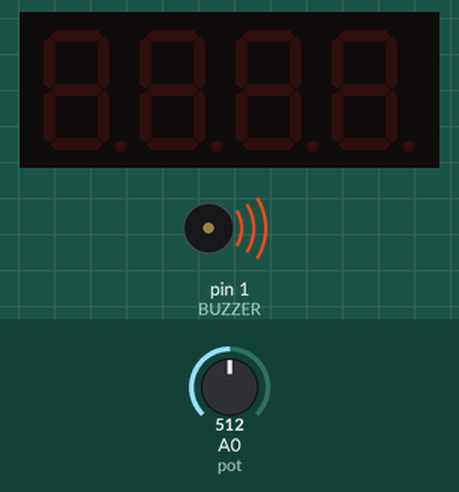
Recording of a sketch running on a simulated Arduino Uno, built with avr-gcc and run on an emulated ATmega328P. Shown: 4-digit seven-segment display, buzzer (waves = sounding). Wiring (from diagram.json): 4-digit 7-segment display, segments lit when HIGH: segments pin 13, pin 12, pin 11, pin 10, pin 9, pin 8, pin 7, pin 2; digit selects pin 3, pin 4, pin 5, pin 6. The test bench sets the inputs (shaded band); at power-on: A0 (pot) = 512. The segment pins are drawn as the display they are named for; what the sketch prints to the serial monitor is not drawn.

Above: at 1.2 s.
1.3 s: A0 (pot) set to 0
At 2.5 s:
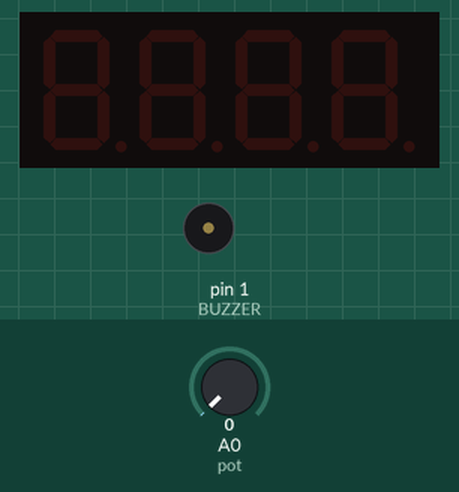
2.8 s: A0 (pot) set to 18
At 3.3 s:
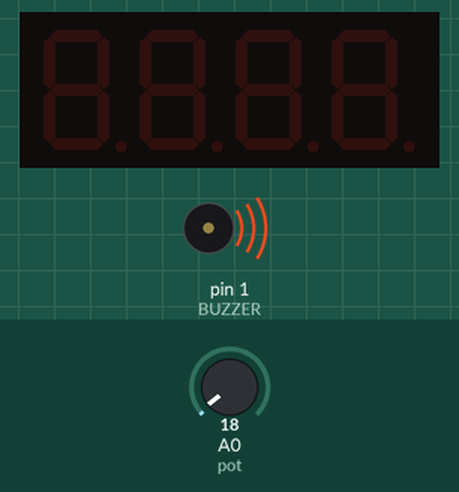
Timing chart, 0 to 5.8 s (numbered marks = the images above; inputs shaded):
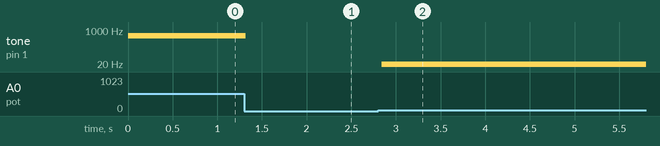

The sketch:

sketch.ino
```cpp
#define pot 0
#define BUZZER 1

int D1=3;
int D2=4;
int D3=5;
int D4=6;
int A=13;
int B=12;
int C=11;
int D=10;
int E=9;
int F=8;
int G=7;
int DP=2;
int digitpins[]={D1,D2,D3,D4};
int segmentpins[]={A,B,C,D,E,F,G,DP}; //g,f,e,d,c,b,a,dp
const String digits[]={"11111100","01100000","11011010","11110010", "01100110","10110110","10111110",
"11100000","11111110","11110110","1100111", "1110111", "1111100", "0111001", "1011110","1111001","1110001"};
//#define LEN(x) sizeof(x)/sizeof(x[0])
int lenDigitpins=4;
int lenSegmentpins=7;
int counter = 0;
int displaydigits[]={1,2,3,4};


void setup() {
  pinMode(BUZZER, OUTPUT); // пин со светодиодом — выход
  pinMode(pot, INPUT); // пин с потенциометром - вход
    // put your setup code here, to run once:
  for (int i=0;i<4;i++) //LEN(digitpins
    {
      pinMode(digitpins[i],OUTPUT);
      digitalWrite(digitpins[i], LOW);
    }
  for (int i=0;i<8;i++) //LEN(segmentpins
    pinMode(segmentpins[i],OUTPUT);
  Serial.begin(9600);
}

void clearScreen(){
for (int i=0;i<lenDigitpins;i++ )
  { digitalWrite(digitpins[i],LOW);
   for (int j=0;j<lenSegmentpins;j++)
    digitalWrite(segmentpins[j],LOW);
    digitalWrite(digitpins[i],HIGH);
  }
}
void printdigit(int pos, int i){
  //Serial.println(digits[i]);
  digitalWrite(digitpins[pos],LOW);
  for (int j=0; j<lenSegmentpins; j++){
      if (digits[i].charAt(j)=='1')
        digitalWrite(segmentpins[j],HIGH);
      else digitalWrite(segmentpins[j],LOW);
    }
  //digitalWrite(digitpins[pos],HIGH);
}

void test(){
    // put your main code here, to run repeatedly:
for (int i=0;i<lenDigitpins;i++ )
  { digitalWrite(digitpins[i],LOW);
   for (int j=0;j<lenSegmentpins;j++)
       digitalWrite(segmentpins[j],HIGH);
  }
}
void display2(int counter){
  String s=String("0000")+String(counter);
  s=s.substring(s.length()-4);
  int digit;
  Serial.println(s);
  for (int i=0; i<s.length();i++){
    digit=int(s.charAt(i))-48;
   displaydigits[i]= digit;
   Serial.print(i);
   Serial.print(" ");
   Serial.println(digit);
  }
   long int time=millis();
  while(millis()-time<2000)
  for (int i=0; i<4; i++){
  clearScreen();
  printdigit(i,displaydigits[i]);
  clearScreen();
  }
}

void display(int counter){

  int digit;
  int divider=0;
  clearScreen();
  for (int i=0;i<4;i++){
    divider=pow(10,(3-i));
    digit = counter % divider;
    counter -= digit*divider;
    clearScreen();
    displaydigits[i]= digit;
    //printdigit(i,digit);
   Serial.print(i);
   Serial.print(" ");
   Serial.println(digit);

  }
  long int time=millis();
  while(millis()-time<2000)
  for (int i=0; i<4; i++){
  printdigit(i,displaydigits[i]);
  clearScreen();
  }
}

void loop() {

  clearScreen();

// put your main code here, to run repeatedly:
  int val = (int)analogRead(pot);

  //int ValueToBuzzer = map(val/4,0,1023,0,255);
  //analogWrite(BUZZER,ValueToBuzzer);
  // analogWrite(BUZZER, 255);
  Serial.print(val);

  tone(BUZZER, val);
/*
for (int i=0; i<4; i++){
  printdigit(i,displaydigits[i]);
  clearScreen();
} */
/*
 clearScreen();
  // put your main code here, to run repeatedly:
  int dig_num = 3;
  for(int i = 10; i <= 10000; i *= 10){

    printdigit(dig_num, val % i);

  }
  */
  printdigit(3, val % 10);
  clearScreen();
  printdigit(2, val % 100 / 10);
  clearScreen();
  printdigit(1, val % 1000 / 100);
  clearScreen();
  printdigit(0, 1);
  clearScreen();
/*
delay(2000);
clearScreen();
delay(2000);
digitalWrite(G,HIGH);
delay(2000);

*/

delay(100);
}
```

Measured:
- after the input at 1.3 s, tone on pin 1 (BUZZER): 512 Hz → silent at once
- after the input at 2.8 s, tone on pin 1 (BUZZER): silent → 18 Hz at once
